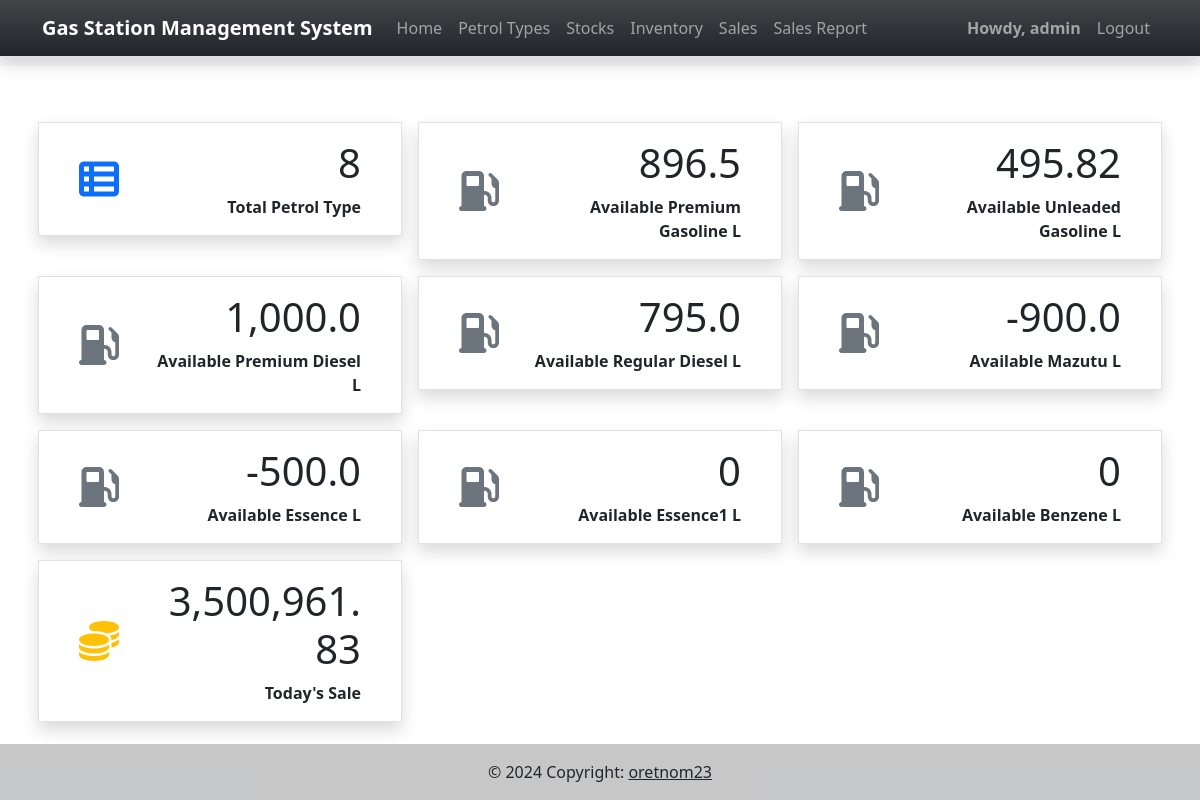
The app's page / (signed in) with its own data.
### gsmsApp/models.py (models this page shows)
class Petrol(models.Model):
    name = models.CharField(max_length=250)
    description = models.TextField()
    status = models.CharField(max_length=2,choices=(('1','Active'),('0', 'Inactive')) , default = 1)
    price = models.FloatField(max_length=(15,2), default= 0)
    delete_flag = models.IntegerField(default = 0)
    date_added = models.DateTimeField(default = timezone.now)
    date_created = models.DateTimeField(auto_now = True)
    class Meta:
        verbose_name_plural = "Petrol Type List"
    def __str__(self):
        return str(f"{self.name}")
    def available(self):
        try:
            stockin = Stock.objects.filter(petrol = self).aggregate(models.Sum("volume"))['volume__sum']
            if stockin is None:
                stockin = 0
        except:
            stockin = 0
        try:
            sale = Sale.objects.filter(petrol = self).aggregate(models.Sum("volume"))['volume__sum']
            if sale is None:
                sale = 0
        except:
            sale = 0
            print(sale)
        return stockin - sale

### gsmsApp/views.py (the view)
# urls.py: 2. Add a URL to urlpatterns:  path('', views.home, name='home')
@login_required
def home(request):
    context = context_data()
    context['page'] = 'home'
    context['page_title'] = 'Home'
    context['total_type'] = models.Petrol.objects.filter(delete_flag = 0, status = 1).count()
    context['petrols'] = models.Petrol.objects.filter(delete_flag = 0, status = 1).all()
    year = datetime.now().strftime("%Y")
    month = datetime.now().strftime("%m")
    day = datetime.now().strftime("%d")
    try:
        petrols = models.Petrol.objects.filter(delete_flag = 0, status = 1).all().values_list('id')
        total_amount = models.Sale.objects.filter(petrol__id__in = petrols).aggregate(Sum('amount'))['amount__sum']
        if total_amount is None:
            total_amount = 0
    except:
        total_amount = 0
    context['total_sales'] =  total_amount
    return render(request, 'home.html', context)

### gsmsApp/views.py (called while the page is built)
def context_data():
    context = {
        'page_name' : '',
        'page_title' : '',
        'system_name' : 'Gas Station Management System',
        'topbar' : True,
        'footer' : True,
    }
    return context

### gsmsApp/templates/home.html (shortened to what this page needs)
{% extends "base.html" %} {% load humanize %} {% load customfilter %} {% block pageContent %}
<section class="">
    <div class="row justify-content-start">
        <div class="col-lg-4 col-md-6 col-sm-12 col-xs-12 p-2">
            <div class=" card card-default rounded-0 shadow border border-gray">
                <div class="card-body">
                    <div class="container-fluid">
                        <div class="d-flex w-100 align-items-center">
                            <div class="col-3">
                                <i class="fs-1 text-primary fa fa-th-list"></i>
                            </div>
                            <div class="col-9">
                                <h1 class="text-end">{{total_type|intcomma}}</h2>
                                    <div class="text-end text-sm"><b>Total Petrol Type</b></div>
                            </div>
                        </div>
                    </div>
                </div>
            </div>
        </div>
        {% for petrol in petrols %}
        <div class="col-lg-4 col-md-6 col-sm-12 col-xs-12 p-2">
            <div class=" card card-default rounded-0 shadow border border-gray">
                <div class="card-body">
                    <div class="container-fluid">
                        <div class="d-flex w-100 align-items-center">
                            <div class="col-3">
                                <i class="fs-1 text-muted fa fa-gas-pump"></i>
                            </div>
                            <div class="col-9">
                                <h1 class="text-end">{{petrol.available|intcomma}}</h2>
                                    <div class="text-end text-sm"><b>Available {{petrol}} L</b></div>
                            </div>
                        </div>
                    </div>
                </div>
            </div>
        </div>
        {% endfor %}
        <div class="col-lg-4 col-md-6 col-sm-12 col-xs-12 p-2">
            <div class=" card card-default rounded-0 shadow border border-gray">
                <div class="card-body">
                    <div class="container-fluid">
                        <div class="d-flex w-100 align-items-center">
                            <div class="col-3">
                                <i class="fs-1 text-warning fa fa-coins"></i>
                            </div>
                            <div class="col-9">
                                <h1 class="text-end">{{total_sales|floatformat:2|intcomma}}</h2>
                                    <div class="text-end text-sm"><b>Today's Sale</b></div>
                            </div>
                        </div>
                    </div>
                </div>
            </div>
        </div>
    </div>
</section>
</div> {% endblock pageContent %}

### gsmsApp/templates/base.html (shortened to what this page needs)
{% load static %} {% load customfilter %}
<!DOCTYPE html>
<html lang="en">
<head>
    <link rel="stylesheet" href="https://cdnjs.cloudflare.com/ajax/libs/font-awesome/6.1.1/css/all.min.css"
    />
    <link rel="stylesheet" href="{% static 'assets/bootstrap/css/bootstrap.min.css' %}">
    <link rel="stylesheet" href="{% static 'assets/DataTables/datatables.min.css' %}">
    <link rel="stylesheet" href="{% static 'assets/select2/dist/css/select2.min.css' %}">
    <link rel="stylesheet" href="{% static 'assets/default/css/style.css' %}">
</head>
<body class="">
    {% if topbar %} {% block TopNavigation %} {% include "TopNavigation.html" %} {% endblock TopNavigation %} {% endif %}
    <main class="py-5">
        <div class="container mb-3">
             {% block pageContent %} {% endblock pageContent %}
    </main>
    {% if footer %}
    <footer class="bg-light text-lg-start">
        <div class="text-center p-3" style="background-color: rgba(0, 0, 0, 0.2);">
            © {% now 'Y' %} Copyright:
            <a class="text-dark" href="https://sourcecodester.com/tips23" target="_blank">oretnom23</a>
        </div>
    </footer>
    {% endif %}
</body>
</html>

### gsmsApp/templates/topNavigation.html (shortened to what this page needs)
{% load static %}
<header>
    <nav class="navbar navbar-expand-lg navbar-dark bg-dark bg-gradient fixed-top shadow border-bottom">
        <div class="container">
            <a class="navbar-brand" target="_blank" href="./">
                <b>{{system_name}}</b>
            </a>
            <div class="collapse navbar-collapse" id="navbarExample01">
                <ul class="navbar-nav me-auto mb-2 mb-lg-0" id="topNav">
                    <li class="nav-item">
                        <a class="nav-link" aria-current="page" href="{% url 'home-page' %}">Home</a>
                    </li>
                    <li class="nav-item">
                        <a class="nav-link" id="upload-btn" aria-current="page" href="{% url 'petrol-page' %}">Petrol Types</a>
                    </li>
                    <li class="nav-item">
                        <a class="nav-link" id="upload-btn" aria-current="page" href="{% url 'stock-page' %}">Stocks</a>
                    </li>
                    <li class="nav-item">
                        <a class="nav-link" id="upload-btn" aria-current="page" href="{% url 'inventory-page' %}">Inventory</a>
                    </li>
                    <li class="nav-item">
                        <a class="nav-link" id="upload-btn" aria-current="page" href="{% url 'sale-page' %}">Sales</a>
                    </li>
                    <li class="nav-item">
                        <a class="nav-link" id="upload-btn" aria-current="page" href="{% url 'sales-report-page' %}">Sales Report</a>
                    </li>
                </ul>
                <ul class="navbar-nav d-flex flex-row">
                    {% if user.id %}
                    <li class="nav-item">
                        <a class="nav-link"  href="{% url 'profile-page' %}"><b>Howdy, {{user.username}}</b></a>
                    </li>
                    <li class="nav-item">
                        <a class="nav-link" aria-current="page" href="{% url 'logout' %}">Logout</a>
                    </li>
                    {% endif %}
                </ul>
            </div>
        </div>
    </nav>
    <div id="intro" class="pt-2 text-center bg-light">
    </div>
</header>

### static/assets/default/css/style.css (style rules this page uses)
html, body { height: 100%; width: 100%; max-height: 100%; overflow: auto; display: flex; flex-direction: column; }
body>header { flex-shrink: auto; }
body>main { flex-shrink: auto; flex-grow: auto; overflow: auto; }
body>footer { flex-shrink: auto; position: absolute; bottom: 0; left: 0; width: calc(100%); }

### gsmsApp/templates/topNavigation.html (style rules this page uses)
#intro { margin-top: 58px; }

### records on screen
Petrol: available "896.5", name "Premium Gasoline"
Petrol: available "495.82", name "Unleaded Gasoline"
Petrol: available "1,000.0", name "Premium Diesel"
Petrol: available "795.0", name "Regular Diesel"
Petrol: available "-900.0", name "Mazutu"
Petrol: available "-500.0", name "Essence"
Petrol: available "0", name "Essence1"
Petrol: available "0", name "Benzene"

### other values on screen
{{ system_name }} "Gas Station Management System"
{{ user.username }} "admin"
{{ total_type|intcomma }} "8"
{{ total_sales|floatformat:2|intcomma }} "3,500,961.83"
